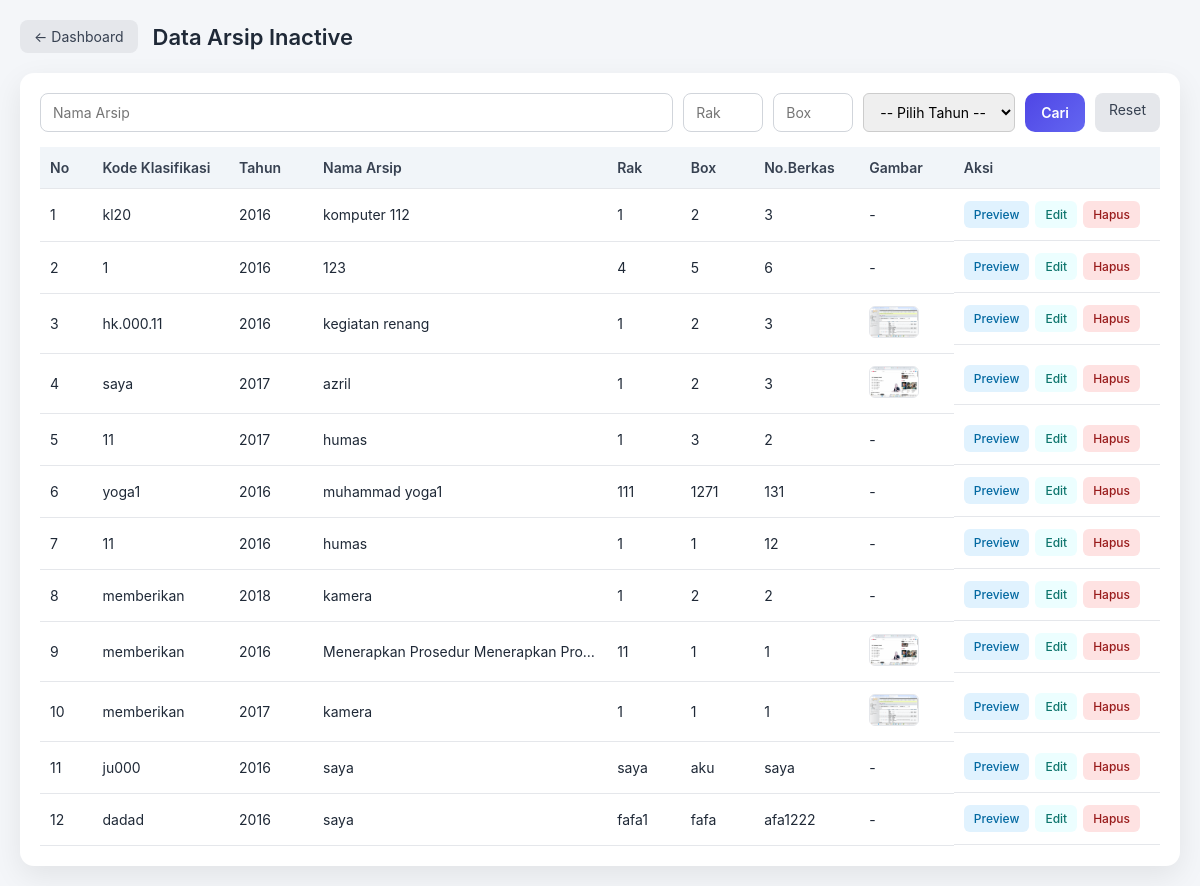
Screenshot of /inventaris/index.php with the database file from the repository.
### tables this page shows
CREATE TABLE `inventaris` (
  `id` int NOT NULL,
  `kode` varchar(50) DEFAULT NULL,
  `tahun` int DEFAULT NULL,
  `nama` varchar(255) DEFAULT NULL,
  `rak` varchar(50) DEFAULT NULL,
  `box` varchar(50) DEFAULT NULL,
  `baris` varchar(50) DEFAULT NULL,
  `image` varchar(255) DEFAULT NULL,
  `ruang_id` int DEFAULT NULL
);

### inventaris/index.php (the view, shortened to what this page needs)
<?php
include "../config/koneksi.php";
$ruang_id = isset($_GET['ruang_id']) ? intval($_GET['ruang_id']) : 0;
$ruangData = mysqli_fetch_assoc(
    mysqli_query($conn, "SELECT * FROM ruang WHERE id = $ruang_id")
);
$nama  = isset($_GET['nama']) ? mysqli_real_escape_string($conn, $_GET['nama']) : '';
$rak   = isset($_GET['rak']) ? mysqli_real_escape_string($conn, $_GET['rak']) : '';
$box   = isset($_GET['box']) ? mysqli_real_escape_string($conn, $_GET['box']) : '';
$query = "SELECT inv.*, r.nama_ruang
          FROM inventaris inv
          LEFT JOIN ruang r ON inv.ruang_id = r.id
          WHERE 1=1";
$query .= " ORDER BY inv.id DESC";
$data = mysqli_query($conn, $query);
?>
<!DOCTYPE html>
<html lang="id">
<head>
    <link rel="stylesheet" href="../assets/css/inventaris.css">
</head>
<body>
<div class="header">
    <div class="header-left">
        <a href="../dashboard.php" class="btn-back">← Dashboard</a>
        <h2>Data Arsip Inactive <?= $ruangData['nama_ruang'] ?? '' ?></h2>
    </div>
</div>
<div class="table-wrapper">
    <form method="get" style="display:flex; gap:10px; margin-bottom:15px;">
        <input type="text" name="nama" placeholder="Nama Arsip"
               value="<?= htmlspecialchars($nama) ?>" style="flex:1">
        <input type="text" name="rak" placeholder="Rak"
               value="<?= htmlspecialchars($rak) ?>" style="width:80px">
        <input type="text" name="box" placeholder="Box"
               value="<?= htmlspecialchars($box) ?>" style="width:80px">
        <select name="tahun" style="padding:8px 12px;border-radius:6px;border:1px solid #ccc;">
                <option value="">-- Pilih Tahun --</option>
            </select>
        <button type="submit" class="btn">Cari</button>
        <a href="index.php?ruang_id=<?= $ruang_id ?>" class="btn-back">Reset</a>
    </form>
    <table>
        <thead>
            <tr>
                <th style="width:50px">No</th>
                <th style="width:130px">Kode Klasifikasi</th>
                <th style="width:80px">Tahun</th>
                <th style="width:250px">Nama Arsip</th>
                <th style="width:70px">Rak</th>
                <th style="width:70px">Box</th>
                <th style="width:100px">No.Berkas</th>
                <th style="width:90px">Gambar</th>
                <th style="width:110px">Aksi</th>
            </tr>
        </thead>
        <tbody>
        <?php
        $no = 1;
        if (mysqli_num_rows($data) > 0) {
            while ($row = mysqli_fetch_assoc($data)) {
        ?>
            <tr>
                <td><?= $no++ ?></td>
                <td><?= htmlspecialchars($row['kode']) ?></td>
                <td><?= htmlspecialchars($row['tahun']) ?></td>
                <td class="td-nama">
                    <?= htmlspecialchars($row['nama']) ?>
                </td>
                <td><?= htmlspecialchars($row['rak']) ?></td>
                <td><?= htmlspecialchars($row['box']) ?></td>
                <td><?= htmlspecialchars($row['baris']) ?></td>
                <td>
                    <?php if (!empty($row['image']) && file_exists('../uploads/'.$row['image'])): ?>
                        <img src="../uploads/<?= $row['image'] ?>" width="50">
                    <?php else: ?>
                        -
                    <?php endif; ?>
                </td>
                <td class="action">
                    <a href="preview.php?id=<?= $row['id'] ?>" class="aksi-btn preview">Preview</a>
                    <a href="edit.php?id=<?= $row['id'] ?>" class="aksi-btn edit">Edit</a>
                    <a href="hapus.php?id=<?= $row['id'] ?>"
                       class="aksi-btn hapus"
                       onclick="return confirm('Yakin hapus data?')">
                        Hapus
                    </a>
                </td>
            </tr>
        <?php
            }
        } else {
        ?>
            <tr>
                <td colspan="9" style="text-align:center;">Data tidak ditemukan</td>
            </tr>
        <?php } ?>
        </tbody>
    </table>
</div>
</body>
</html>

### assets/css/inventaris.css (style rules this page uses)
* { margin: 0; padding: 0; box-sizing: border-box; font-family: "Inter", "Segoe UI", sans-serif; }
body { background: #f4f6f9; color: #1f2937; padding: 20px; }
.header { display: flex; justify-content: space-between; align-items: center; margin-bottom: 20px; }
.header-left { display: flex; align-items: center; gap: 15px; }
.header h2 { font-size: 22px; font-weight: 600; }
.btn-back { text-decoration: none; padding: 8px 14px; background: #e5e7eb; border-radius: 8px; color: #374151; font-size: 14px; transition: 0.3s; }
.table-wrapper { background: #ffffff; padding: 20px; border-radius: 14px; box-shadow: 0 10px 30px rgba(0,0,0,0.08); }
.table-wrapper form input, .table-wrapper form select { padding: 10px 12px; border-radius: 8px; border: 1px solid #d1d5db; font-size: 14px; transition: 0.3s; }
.btn { padding: 10px 16px; background: linear-gradient(135deg, #4f46e5, #6366f1); color: #ffffff; border: none; border-radius: 10px; font-size: 14px; font-weight: 600; cursor: pointer; transition: 0.3s; }
table { width: 100%; border-collapse: collapse; margin-top: 15px; }
thead { background: #f1f5f9; }
th, td { padding: 12px 10px; border-bottom: 1px solid #e5e7eb; font-size: 14px; vertical-align: middle; }
th { text-align: left; font-weight: 600; color: #374151; }
.td-nama { max-width: 280px; white-space: nowrap; overflow: hidden; text-overflow: ellipsis; }
td img { border-radius: 6px; border: 1px solid #e5e7eb; }
.action { display: flex; gap: 6px; }
.aksi-btn { padding: 6px 10px; font-size: 12px; border-radius: 6px; text-decoration: none; font-weight: 500; transition: 0.3s; }
.preview { background: #e0f2fe; color: #0369a1; }
.edit { background: #ecfeff; color: #0f766e; }
.hapus { background: #fee2e2; color: #991b1b; }

### rows the page displays
inventaris: kode "kl20", tahun "2016", nama "komputer 112", rak "1", box "2", baris "3"
inventaris: kode "1", tahun "2016", nama "123", rak "4", box "5", baris "6"
inventaris: kode "hk.000.11", tahun "2016", nama "kegiatan renang", rak "1", box "2", baris "3", image (picture)
inventaris: kode "saya", tahun "2017", nama "azril", rak "1", box "2", baris "3", image (picture)
inventaris: kode "11", tahun "2017", nama "humas", rak "1", box "3", baris "2"
inventaris: kode "yoga1", tahun "2016", nama "muhammad yoga1", rak "111", box "1271", baris "131"
inventaris: kode "11", tahun "2016", nama "humas", rak "1", box "1", baris "12"
inventaris: kode "memberikan", tahun "2018", nama "kamera", rak "1", box "2", baris "2"
inventaris: kode "memberikan", tahun "2016", nama "Menerapkan Prosedur Menerapkan Pro…", rak "11", box "1", baris "1", image (picture)
inventaris: kode "memberikan", tahun "2017", nama "kamera", rak "1", box "1", baris "1", image (picture)
inventaris: kode "ju000", tahun "2016", nama "saya", rak "saya", box "aku", baris "saya"
inventaris: kode "dadad", tahun "2016", nama "saya", rak "fafa1", box "fafa", baris "afa1222"
